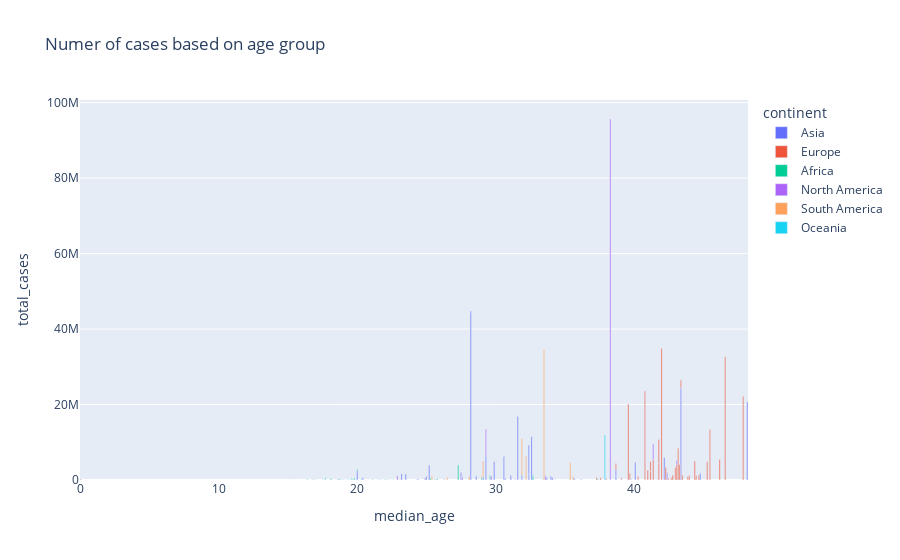

This figure's notebook cell:
### Code cell
fig=px.bar(df_new, x= 'median_age',y= 'total_cases',color='continent',title='Numer of cases based on age group',hover_name='country')
fig.show()

### Figure 1 — Plotly figure (JSON) as saved in the notebook; plotly's stock layout.template omitted (floating-point values rounded to 4 significant figures)
{"data": [{"alignmentgroup": "True", "hovertemplate": "<b>%{hovertext}</b><br><br>continent=Asia<br>median_age=%{x}<br>total_cases=%{y}<extra></extra>", "hovertext": ["Afghanistan", "Armenia", "Azerbaijan", "Bahrain", "Bangladesh", "Bhutan", "Brunei", "Cambodia", "China", "Georgia", "Hong Kong", "India", "Indonesia", "Iran", "Iraq", "Israel", "Japan", "Jordan", "Kazakhstan", "Kuwait", "Kyrgyzstan", "Laos", "Lebanon", "Macao", "Malaysia", "Maldives", "Mongolia", "Myanmar", "Nepal", "North Korea", "Oman", "Pakistan", "Palestine", "Philippines", "Qatar", "Saudi Arabia", "Singapore", "South Korea", "Sri Lanka", "Syria", "Taiwan", "Tajikistan", "Thailand", "Timor", "Turkey", "United Arab Emirates", "Uzbekistan", "Vietnam", "Yemen"], "legendgroup": "Asia", "marker": {"color": "#636efa", "pattern": {"shape": ""}}, "name": "Asia", "offsetgroup": "Asia", "orientation": "v", "showlegend": true, "textposition": "auto", "type": "bar", "x": [18.6, 35.7, 32.4, 32.4, 27.5, 28.6, 32.4, 25.6, 38.7, 38.7, 44.8, 28.2, 29.3, 32.4, 20, 30.6, 48.2, 23.2, 30.6, 33.7, 26.3, 24.4, 31.1, 39.2, 29.9, 30.6, 28.6, 29.1, 25, 35.3, 30.7, 23.5, 20.4, 25.2, 31.9, 31.9, 42.4, 43.4, 34.1, 21.7, 42.2, 23.3, 40.1, 18, 31.6, 34, 28.2, 32.6, 20.3], "xaxis": "x", "y": [197240, 439302, 819518, 676094, 2017614, 61419, 224610, 137767, 981003, 1762206, 1707495, 44539046, 6408806, 7542822, 2458509, 4650286, 20693615, 1745032, 1482564, 657745, 205920, 215448, 1213769, 793, 4818890, 184966, 981963, 618898, 999241, 1, 397993, 1571894, 702768, 3920693, 441445, 815195, 1875275, 24413873, 670596, 57220, 5970438, 17786, 4673629, 23239, 16852382, 1022960, 244023, 11458449, 11932], "yaxis": "y"}, {"alignmentgroup": "True", "hovertemplate": "<b>%{hovertext}</b><br><br>continent=Europe<br>median_age=%{x}<br>total_cases=%{y}<extra></extra>", "hovertext": ["Albania", "Andorra", "Austria", "Belarus", "Belgium", "Bosnia and Herzegovina", "Bulgaria", "Croatia", "Cyprus", "Czechia", "Denmark", "Estonia", "Faeroe Islands", "Finland", "France", "Germany", "Gibraltar", "Greece", "Hungary", "Iceland", "Ireland", "Isle of Man", "Italy", "Jersey", "Kosovo", "Latvia", "Liechtenstein", "Lithuania", "Luxembourg", "Malta", "Moldova", "Monaco", "Montenegro", "Netherlands", "North Macedonia", "Norway", "Poland", "Portugal", "Romania", "Russia", "San Marino", "Serbia", "Slovakia", "Slovenia", "Spain", "Sweden", "Switzerland", "Ukraine", "United Kingdom", "Vatican"], "legendgroup": "Europe", "marker": {"color": "#EF553B", "pattern": {"shape": ""}}, "name": "Europe", "offsetgroup": "Europe", "orientation": "v", "showlegend": true, "textposition": "auto", "type": "bar", "x": [38, 0, 44.4, 40.3, 41.8, 42.5, 44.7, 44, 37.3, 43.3, 42.3, 42.7, 0, 42.8, 42, 46.6, 0, 45.3, 43.4, 37.3, 38.7, 0, 47.9, 0, 0, 43.9, 0, 43.5, 39.7, 42.4, 37.6, 0, 39.1, 43.2, 39.1, 39.7, 41.8, 46.2, 43, 39.6, 0, 41.2, 41.2, 44.5, 45.5, 41, 43.1, 41.4, 40.8, 0], "xaxis": "x", "y": [331583, 46147, 5024113, 994037, 4511590, 397822, 1251669, 1224837, 582381, 4074269, 3285290, 599596, 34658, 1277473, 34922264, 32680356, 20069, 4838811, 2070443, 205284, 1660635, 38008, 22161016, 0, 271998, 913371, 19419, 1235373, 288721, 114411, 583183, 14501, 278386, 8416314, 342075, 1461513, 6244650, 5456778, 3253082, 20143127, 20552, 2333969, 2616071, 1157071, 13384876, 2578521, 4073348, 5392365, 23585304, 29], "yaxis": "y"}, {"alignmentgroup": "True", "hovertemplate": "<b>%{hovertext}</b><br><br>continent=Africa<br>median_age=%{x}<br>total_cases=%{y}<extra></extra>", "hovertext": ["Algeria", "Angola", "Benin", "Botswana", "Burkina Faso", "Burundi", "Cameroon", "Cape Verde", "Central African Republic", "Chad", "Comoros", "Congo", "Cote d'Ivoire", "Democratic Republic of Congo", "Djibouti", "Egypt", "Equatorial Guinea", "Eritrea", "Eswatini", "Ethiopia", "Gabon", "Gambia", "Ghana", "Guinea", "Guinea-Bissau", "Kenya", "Lesotho", "Liberia", "Libya", "Madagascar", "Malawi", "Mali", "Mauritania", "Mauritius", "Morocco", "Mozambique", "Namibia", "Niger", "Nigeria", "Rwanda", "Saint Helena", "Sao Tome and Principe", "Senegal", "Seychelles", "Sierra Leone", "Somalia", "South Africa", "South Sudan", "Sudan", "Tanzania", "Togo", "Tunisia", "Uganda", "Zambia", "Zimbabwe"], "legendgroup": "Africa", "marker": {"color": "#00cc96", "pattern": {"shape": ""}}, "name": "Africa", "offsetgroup": "Africa", "orientation": "v", "showlegend": true, "textposition": "auto", "type": "bar", "x": [29.1, 16.8, 18.8, 25.8, 17.6, 17.5, 18.8, 25.7, 18.3, 16.7, 20.4, 19, 18.7, 17, 25.4, 25.3, 22.4, 19.3, 21.5, 19.8, 23.1, 17.5, 21.1, 19, 19.4, 20, 22.2, 19.2, 29, 19.6, 18.1, 16.4, 20.3, 37.4, 29.6, 17.7, 22, 15.1, 18.1, 20.3, 0, 18.7, 18.7, 36.2, 19.1, 16.8, 27.3, 19.2, 19.7, 17.7, 19.4, 32.7, 16.4, 17.7, 19.6], "xaxis": "x", "y": [270609, 103131, 27638, 326127, 21128, 49882, 121652, 62354, 14904, 7560, 8467, 24837, 87031, 92751, 15690, 515645, 16991, 10164, 73379, 493430, 48682, 12508, 168616, 37652, 8796, 338341, 34490, 7929, 506926, 66660, 87980, 32508, 62784, 260947, 1264779, 230219, 169253, 9931, 264933, 132486, 7, 6193, 88268, 46358, 7750, 27197, 4015880, 17823, 63275, 39253, 38741, 1145163, 169396, 333382, 256996], "yaxis": "y"}, {"alignmentgroup": "True", "hovertemplate": "<b>%{hovertext}</b><br><br>continent=North America<br>median_age=%{x}<br>total_cases=%{y}<extra></extra>", "hovertext": ["Anguilla", "Antigua and Barbuda", "Aruba", "Bahamas", "Barbados", "Belize", "Bermuda", "Bonaire Sint Eustatius and Saba", "British Virgin Islands", "Canada", "Cayman Islands", "Costa Rica", "Cuba", "Curacao", "Dominica", "Dominican Republic", "El Salvador", "Greenland", "Grenada", "Guatemala", "Haiti", "Honduras", "Jamaica", "Mexico", "Montserrat", "Nicaragua", "Panama", "Saint Kitts and Nevis", "Saint Lucia", "Saint Pierre and Miquelon", "Saint Vincent and the Grenadines", "Trinidad and Tobago", "Turks and Caicos Islands", "United States"], "legendgroup": "North America", "marker": {"color": "#ab63fa", "pattern": {"shape": ""}}, "name": "North America", "offsetgroup": "North America", "orientation": "v", "showlegend": true, "textposition": "auto", "type": "bar", "x": [0, 32.1, 41.2, 34.3, 39.8, 25, 0, 0, 0, 41.4, 0, 33.6, 43.1, 41.7, 0, 27.6, 27.6, 0, 29.4, 22.9, 24.3, 24.9, 31.4, 29.3, 0, 27.3, 29.7, 0, 34.9, 0, 31.8, 36.2, 0, 38.3], "xaxis": "x", "y": [3856, 9008, 42970, 37187, 102193, 68704, 18077, 11306, 7305, 4245082, 30545, 1105792, 1111031, 45345, 14852, 644016, 201785, 11971, 19473, 1114951, 33721, 455836, 151269, 7069764, 1326, 14990, 984234, 6541, 28959, 3166, 9446, 182247, 6380, 95658236], "yaxis": "y"}, {"alignmentgroup": "True", "hovertemplate": "<b>%{hovertext}</b><br><br>continent=South America<br>median_age=%{x}<br>total_cases=%{y}<extra></extra>", "hovertext": ["Argentina", "Bolivia", "Brazil", "Chile", "Colombia", "Ecuador", "Falkland Islands", "Guyana", "Paraguay", "Peru", "Suriname", "Uruguay", "Venezuela"], "legendgroup": "South America", "marker": {"color": "#FFA15A", "pattern": {"shape": ""}}, "name": "South America", "offsetgroup": "South America", "orientation": "v", "showlegend": true, "textposition": "auto", "type": "bar", "x": [31.9, 25.4, 33.5, 35.4, 32.2, 28.1, 0, 26.3, 26.5, 29.1, 29.6, 35.6, 29], "xaxis": "x", "y": [9703938, 1107139, 34568833, 4568495, 6305562, 1000214, 1886, 71256, 716009, 4132687, 81078, 982846, 544210], "yaxis": "y"}, {"alignmentgroup": "True", "hovertemplate": "<b>%{hovertext}</b><br><br>continent=Oceania<br>median_age=%{x}<br>total_cases=%{y}<extra></extra>", "hovertext": ["Australia", "Cook Islands", "Fiji", "French Polynesia", "Kiribati", "Marshall Islands", "Micronesia (country)", "Nauru", "New Caledonia", "New Zealand", "Palau", "Papua New Guinea", "Samoa", "Solomon Islands", "Tonga", "Tuvalu", "Vanuatu", "Wallis and Futuna"], "legendgroup": "Oceania", "marker": {"color": "#19d3f3", "pattern": {"shape": ""}}, "name": "Oceania", "offsetgroup": "Oceania", "orientation": "v", "showlegend": true, "textposition": "auto", "type": "bar", "x": [37.9, 0, 28.6, 32.7, 23.2, 0, 23, 0, 33.4, 37.9, 0, 22.6, 22, 20.8, 22.3, 0, 23.1, 0], "xaxis": "x", "y": [10159613, 6389, 68223, 76578, 3430, 15213, 10010, 4611, 74222, 1762204, 5445, 44931, 15889, 21544, 16182, 20, 11937, 761], "yaxis": "y"}], "layout": {"barmode": "relative", "legend": {"title": {"text": "continent"}, "tracegroupgap": 0}, "title": {"text": "Numer of cases based on age group"}, "xaxis": {"anchor": "y", "domain": [0, 1], "title": {"text": "median_age"}}, "yaxis": {"anchor": "x", "domain": [0, 1], "title": {"text": "total_cases"}}}}
